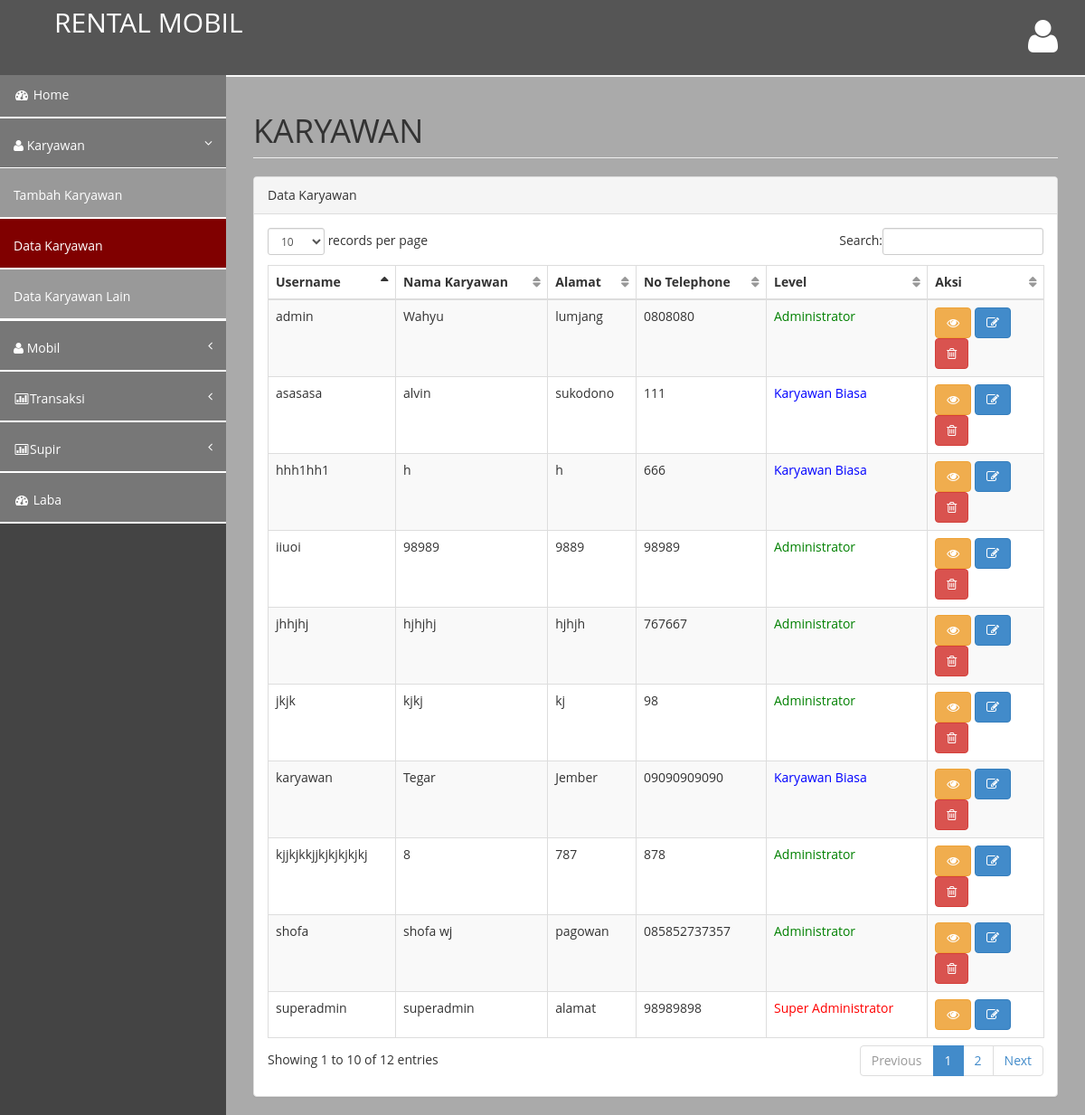
Page /karyawan.php?data-karyawan (signed in) on the committed database.
### tables this page shows
CREATE TABLE IF NOT EXISTS `karyawan` (
`id_karyawan` int(11) NOT NULL,
  `username` varchar(50) DEFAULT NULL,
  `password` varchar(50) DEFAULT NULL,
  `nama_karyawan` varchar(50) DEFAULT NULL,
  `alamat` varchar(50) DEFAULT NULL,
  `no_telp` varchar(30) DEFAULT NULL,
  `level` int(1) NOT NULL,
  `gambar` varchar(255) NOT NULL
);

### proses/data-karyawan.php (the view, shortened to what this page needs)
<?php
$q=mysql_query("SELECT * FROM karyawan");
while ($w=mysql_fetch_assoc($q)) {
  echo "
  <tr class='odd gradeX'>
      <td>".$w['username']."</td>
      <td>".$w['nama_karyawan']."</td>
      <td>".$w['alamat']."</td>
      <td class='center'>".$w['no_telp']."</td>
  ";
  if ($w['level']=='1') {
    echo "<td style='color:green;'>Administrator</td>";
  }elseif ($w['level']=='2') {
    echo "<td style='color:blue;'>Karyawan Biasa</td>";
  }elseif ($w['level']=='0') {
    echo "<td style='color:red;'>Super Administrator</td>";
  }
  echo "
  <td width='15%'>
  <button class='btn btn-warning detail' id=".$w['id_karyawan']."><i class='fa fa-eye'></i></button>
  <button class='btn btn-primary admin edit' id=".$w['id_karyawan']."><i class='fa fa-edit'></i></button>";
if (!$w['level']=='0') {
  echo "
  <button class='btn btn-danger admin hapus' id=".$w['id_karyawan']."><i class='fa fa-trash-o'></i></button>";
}
  echo "
  </td>
  </tr>
  ";
}
?>

### assets/css/style.css (style rules this page uses)
body { background-color: #f8f8f8; }
body { font-family: 'Open Sans', sans-serif; font-size:14px; }

### rows in the picture
karyawan: username "superadmin", nama_karyawan "superadmin", alamat "alamat", no_telp "98989898", level "Super Administrator"
karyawan: username "admin", nama_karyawan "Wahyu", alamat "lumjang", no_telp "0808080", level "Administrator"
karyawan: username "karyawan", nama_karyawan "Tegar", alamat "Jember", no_telp "09090909090", level "Karyawan Biasa"
karyawan: username "iiuoi", nama_karyawan "98989", alamat "9889", no_telp "98989", level "Administrator"
karyawan: username "shofa", nama_karyawan "shofa wj", alamat "pagowan", no_telp "085852737357", level "Administrator"
karyawan: username "jkjk", nama_karyawan "kjkj", alamat "kj", no_telp "98", level "Administrator"
karyawan: username "hhh1hh1", nama_karyawan "h", alamat "h", no_telp "666", level "Karyawan Biasa"
karyawan: username "asasasa", nama_karyawan "alvin", alamat "sukodono", no_telp "111", level "Karyawan Biasa"
karyawan: username "jhhjhj", nama_karyawan "hjhjhj", alamat "hjhjh", no_telp "767667", level "Administrator"
karyawan: username "kjjkjkkjjkjkjkjkjkj", nama_karyawan "8", alamat "787", no_telp "878", level "Administrator"
